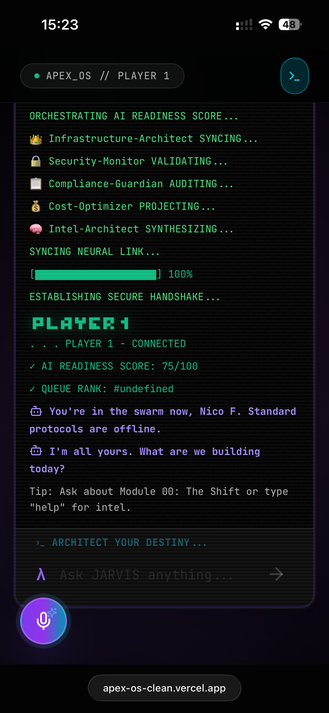
#> input picture IMG_5171(1).png, 329 x 713 px, shrunk from 1179 x 2556 before the run, found by its file name
$ python crop_mobile.py
#> lines starting #> are read from the running program, lines starting #| are printed output that depends on the picture
from PIL import Image

# Crop mobile screenshots to remove status bars and browser chrome
# Focus on just the app content

assets_dir = "/home/ubuntu/APEX-OS-PITCH-DECK/pitch-deck/assets"

# IMG_5171 - Player 1 connected view (dark terminal)
img1 = Image.open("/home/ubuntu/upload/IMG_5171(1).png")
#> img1 is the input picture: PIL image 329x713 RGB; mean R, G, B 13.7, 16.7, 18.7
w1, h1 = img1.size
#> w1 = 329; h1 = 713
print(f"IMG_5171: {w1}x{h1}")
#| IMG_5171: 329x713
# Crop: remove top status bar (~120px) and bottom nav (~120px)
# Keep the terminal content
top_crop = int(h1 * 0.07)   # ~7% from top (status bar)
#> top_crop = 49
bottom_crop = int(h1 * 0.03)  # ~3% from bottom
#> bottom_crop = 21
img1_cropped = img1.crop((0, top_crop, w1, h1 - bottom_crop))
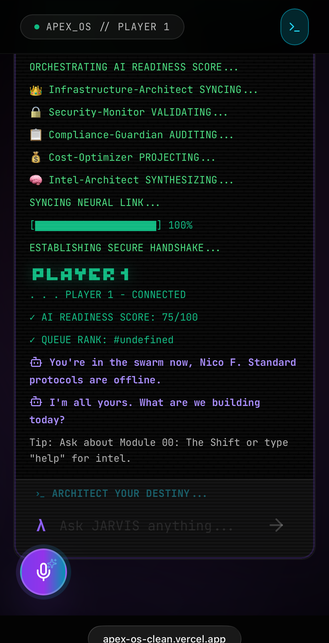
#> img1_cropped: PIL image 329x643 RGB; mean R, G, B 14.3, 17.7, 19.8
img1_cropped.save(f"{assets_dir}/mobile-player1.png", quality=95)
print(f"Saved mobile-player1.png: {img1_cropped.size}")
#| Saved mobile-player1.png: (329, 643)

# IMG_5172 - Player dashboard with scoring (dark terminal, scrolled)
img2 = Image.open("/home/ubuntu/upload/IMG_5172.png")
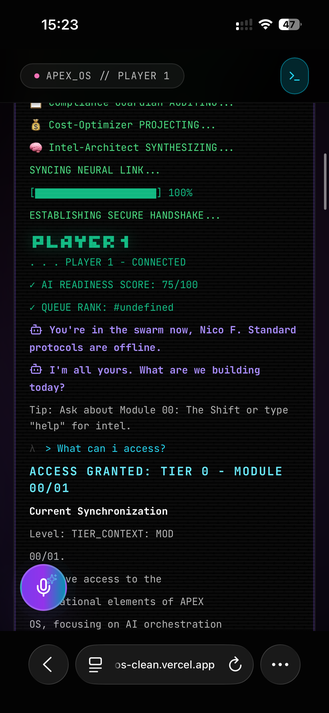
#> input picture IMG_5172.png, 329 x 713 px, shrunk from 1179 x 2556 before the run, found by its file name
#> img2 is the input picture: PIL image 329x713 RGB; mean R, G, B 13.9, 16.8, 18.3
w2, h2 = img2.size
#> w2 = 329; h2 = 713
print(f"IMG_5172: {w2}x{h2}")
#| IMG_5172: 329x713
top_crop2 = int(h2 * 0.07)
#> top_crop2 = 49
bottom_crop2 = int(h2 * 0.06)  # remove bottom browser bar
#> bottom_crop2 = 42
img2_cropped = img2.crop((0, top_crop2, w2, h2 - bottom_crop2))
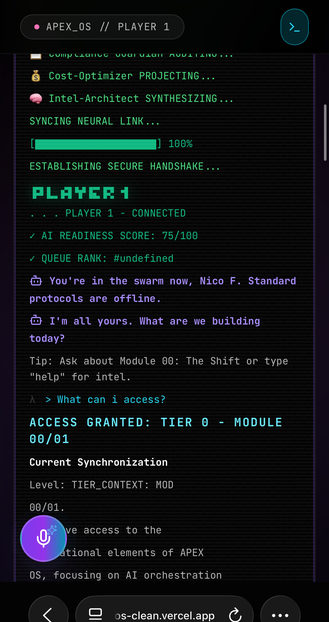
#> img2_cropped: PIL image 329x622 RGB; mean R, G, B 14.7, 18.1, 19.8
img2_cropped.save(f"{assets_dir}/mobile-dashboard.png", quality=95)
print(f"Saved mobile-dashboard.png: {img2_cropped.size}")
#| Saved mobile-dashboard.png: (329, 622)

# IMG_5268 - Mobile responsive view (lighter bg, onboarding)
img3 = Image.open("/home/ubuntu/upload/IMG_5268.png")
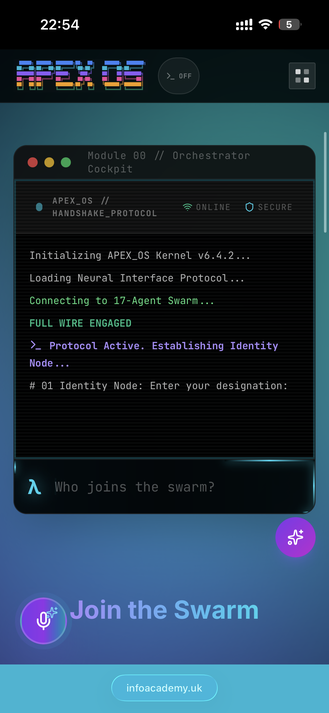
#> input picture IMG_5268.png, 329 x 713 px, shrunk from 1179 x 2556 before the run, found by its file name
#> img3 is the input picture: PIL image 329x713 RGB; mean R, G, B 32.5, 53.6, 69.9
w3, h3 = img3.size
#> w3 = 329; h3 = 713
print(f"IMG_5268: {w3}x{h3}")
#| IMG_5268: 329x713
top_crop3 = int(h3 * 0.06)
#> top_crop3 = 42
bottom_crop3 = int(h3 * 0.04)
#> bottom_crop3 = 28
img3_cropped = img3.crop((0, top_crop3, w3, h3 - bottom_crop3))
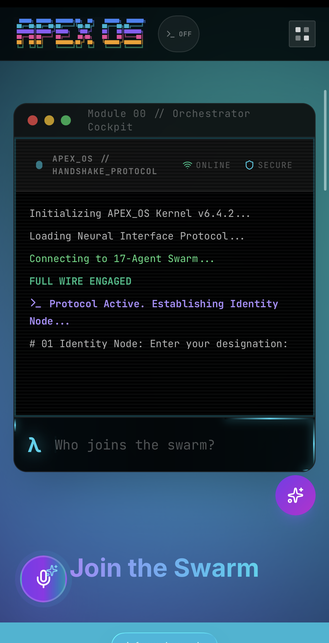
#> img3_cropped: PIL image 329x643 RGB; mean R, G, B 31.9, 51.1, 67.9
img3_cropped.save(f"{assets_dir}/mobile-onboarding.png", quality=95)
print(f"Saved mobile-onboarding.png: {img3_cropped.size}")
#| Saved mobile-onboarding.png: (329, 643)

# Desktop pill choice - crop to just the terminal window area
img4 = Image.open("/home/ubuntu/upload/Screenshot2026-02-13at16.34.00.png")
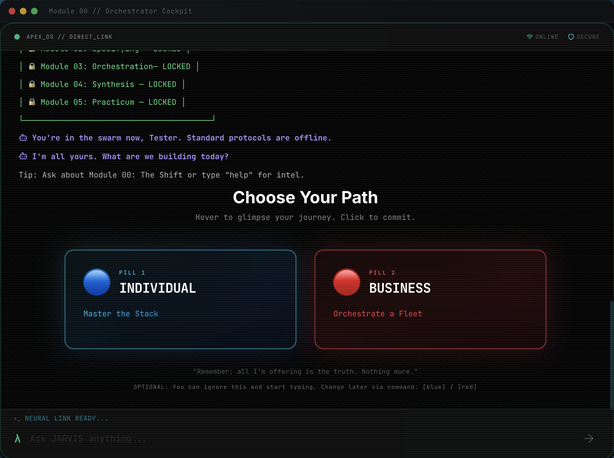
#> input picture Screenshot2026-02-13at16.34.00.png, 614 x 458 px, shrunk from 2201 x 1643 before the run, found by its file name
#> img4 is the input picture: PIL image 614x458 RGBA; mean R, G, B, A 15.9, 15.6, 17.1, 255
w4, h4 = img4.size
#> w4 = 614; h4 = 458
print(f"Pill choice: {w4}x{h4}")
#| Pill choice: 614x458
# This is already a clean desktop screenshot, just save as-is
img4.save(f"{assets_dir}/desktop-pillchoice.png", quality=95)
print(f"Saved desktop-pillchoice.png: {img4.size}")
#| Saved desktop-pillchoice.png: (614, 458)

# Desktop terminal full view
img5 = Image.open("/home/ubuntu/upload/Screenshot2026-02-12at18.28.092.png")
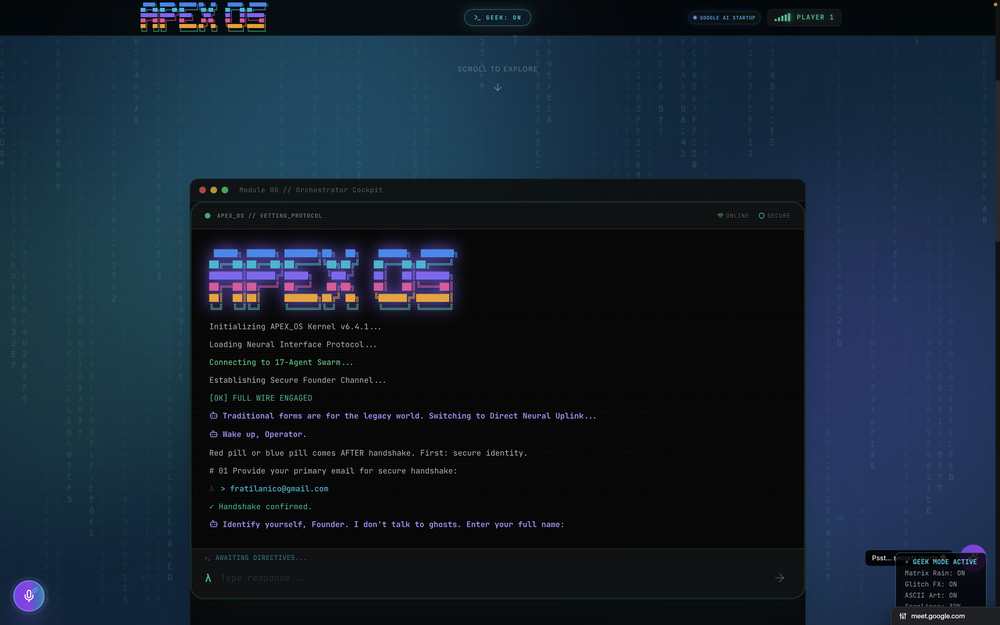
#> input picture Screenshot2026-02-12at18.28.092.png, 1000 x 625 px, shrunk from 3584 x 2240 before the run, found by its file name
#> img5 is the input picture: PIL image 1000x625 RGBA; mean R, G, B, A 21.5, 35.2, 49.4, 255
w5, h5 = img5.size
#> w5 = 1000
print(f"Desktop terminal: {w5}x{h5}")
#| Desktop terminal: 1000x625
img5.save(f"{assets_dir}/desktop-terminal-full.png", quality=95)
print(f"Saved desktop-terminal-full.png: {img5.size}")
#| Saved desktop-terminal-full.png: (1000, 625)

print("\nAll images cropped and saved!")
